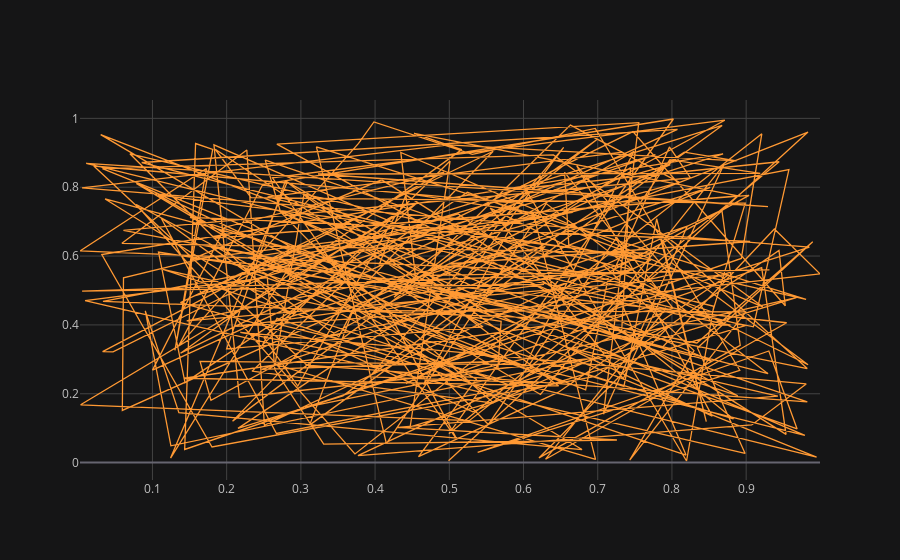

Notebook cell for this chart:
### Code cell
df3.iplot(x='a',y='b')

### Figure 1 — Plotly figure (JSON) as saved in the notebook; plotly's stock layout.template omitted (floating-point values rounded to 4 significant figures; data arrays with more than 128 entries replaced by an {"elided": "..."} marker saying what was removed)
{"data": [{"line": {"color": "rgba(255, 153, 51, 1.0)", "dash": "solid", "shape": "linear", "width": 1.3}, "mode": "lines", "name": "b", "text": "", "type": "scatter", "x": {"elided": "300 float values"}, "y": {"elided": "300 float values"}}], "layout": {"autosize": true, "legend": {"bgcolor": "#151516", "font": {"color": "#D9D9D9"}}, "paper_bgcolor": "#151516", "plot_bgcolor": "#151516", "title": {"font": {"color": "#D9D9D9"}}, "xaxis": {"autorange": true, "gridcolor": "#434343", "range": [0.002374, 0.9995], "showgrid": true, "tickfont": {"color": "#C2C2C2"}, "title": {"font": {"color": "#D9D9D9"}, "text": ""}, "type": "linear", "zerolinecolor": "#666570"}, "yaxis": {"autorange": true, "gridcolor": "#434343", "range": [-0.05052, 1.053], "showgrid": true, "tickfont": {"color": "#C2C2C2"}, "title": {"font": {"color": "#D9D9D9"}, "text": ""}, "type": "linear", "zerolinecolor": "#666570"}}}
